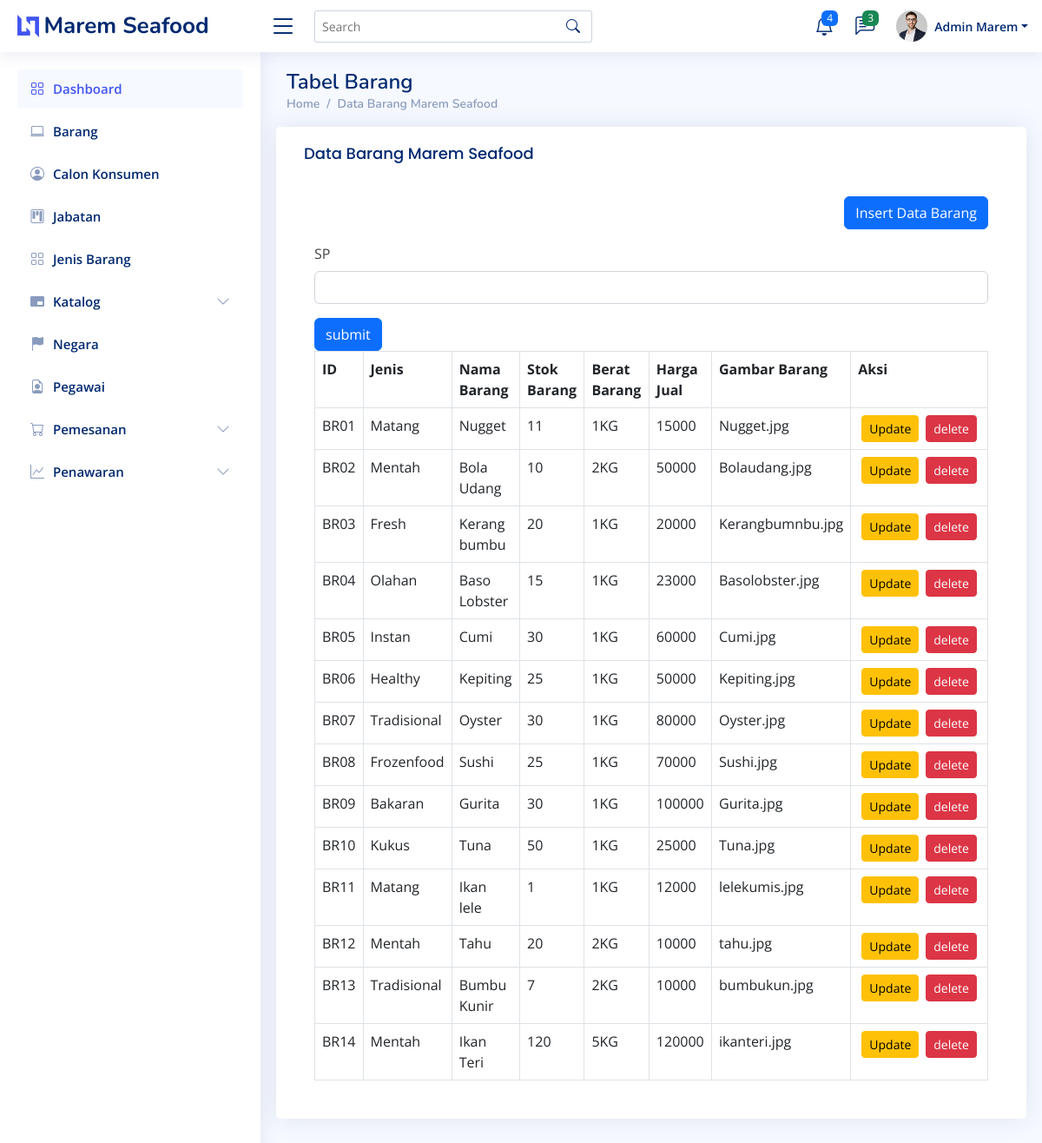
Screenshot of /barang.php with the database file from the repository.
### tables this page shows
CREATE TABLE `barang` (
  `id_barang` char(4) NOT NULL,
  `id_jenis` char(2) DEFAULT NULL,
  `nama_barang` varchar(30) DEFAULT NULL,
  `stok_barang` int(11) DEFAULT NULL,
  `berat_barang` varchar(5) DEFAULT NULL,
  `harga_jual` float DEFAULT NULL,
  `gambar_barang` varchar(100) DEFAULT NULL
);

CREATE TABLE `jenis_barang` (
  `id_jenis` char(2) NOT NULL,
  `nama_jenis` varchar(30) NOT NULL
);

### db.php (called while the page is built, shortened)
<?php
class db
{
    public function __construct()
    {
        $host = "localhost";
        $dbname = "maremseafood";
        $username = "root";
        $password = "";
        $this->db = new PDO("mysql:host={$host};dbname={$dbname}", $username, $password);
    }
}
?>

### barang.php (the view, shortened to what this page needs)
<?php
require_once 'db.php';
class barang extends db
{
    public function show()
    {
        $data = $this->db->prepare("SELECT * FROM barang JOIN jenis_barang ON barang.id_jenis=jenis_barang.id_jenis");
        try
        {
            $data->execute();
            $result = $data->fetchAll();
        }
        catch(PDOException $e)
        {
            print_r($e->getMessage());
            return [];
        }
        return $result;
    }
    public function showjenis()
    {
        $data = $this->db->prepare("SELECT * FROM jenis_barang");
        try
        {
            $data->execute();
            $result = $data->fetchAll();
        }
        catch(PDOException $e)
        {
            print_r($e->getMessage());
        }
        return $result;
    }
}
$data = new barang;
?>
<!DOCTYPE html>
<html lang="en">
<head>
  <link href="vendor/bootstrap/css/bootstrap.min.css" rel="stylesheet">
  <link href="vendor/bootstrap-icons/bootstrap-icons.css" rel="stylesheet">
  <link href="vendor/boxicons/css/boxicons.min.css" rel="stylesheet">
  <link href="vendor/quill/quill.snow.css" rel="stylesheet">
  <link href="vendor/quill/quill.bubble.css" rel="stylesheet">
  <link href="vendor/remixicon/remixicon.css" rel="stylesheet">
  <link href="vendor/simple-datatables/style.css" rel="stylesheet">
  <link href="css/style.css" rel="stylesheet">
</head>
<body>
  <header id="header" class="header fixed-top d-flex align-items-center">
    <div class="d-flex align-items-center justify-content-between">
      <a href="index.html" class="logo d-flex align-items-center">
        <img src="img/logo.png" alt="">
        <span class="d-none d-lg-block">Marem Seafood</span>
      </a>
      <i class="bi bi-list toggle-sidebar-btn"></i>
    </div>
    <div class="search-bar">
      <form class="search-form d-flex align-items-center" method="POST" action="#">
        <input type="text" name="query" placeholder="Search" title="Enter search keyword">
        <button type="submit" title="Search"><i class="bi bi-search"></i></button>
      </form>
    </div>
    <nav class="header-nav ms-auto">
      <ul class="d-flex align-items-center">
        <li class="nav-item dropdown">
          <a class="nav-link nav-icon" href="#" data-bs-toggle="dropdown">
            <i class="bi bi-bell"></i>
            <span class="badge bg-primary badge-number">4</span>
          </a>
        </li>
        <li class="nav-item dropdown">
          <a class="nav-link nav-icon" href="#" data-bs-toggle="dropdown">
            <i class="bi bi-chat-left-text"></i>
            <span class="badge bg-success badge-number">3</span>
          </a>
        </li>
        <li class="nav-item dropdown pe-3">
          <a class="nav-link nav-profile d-flex align-items-center pe-0" href="#" data-bs-toggle="dropdown">
            <img src="img/profile-img.jpg" alt="Profile" class="rounded-circle">
            <span class="d-none d-md-block dropdown-toggle ps-2">Admin Marem</span>
          </a>
        </li>
      </ul>
    </nav>
  </header>
 <aside id="sidebar" class="sidebar">
<ul class="sidebar-nav" id="sidebar-nav">
  <li class="nav-item">
    <a class="nav-link" href="index.php">
      <i class="bi bi-grid"></i>
      <span>Dashboard</span>
    </a>
  </li>
  <li class="nav-item">
    <a class="nav-link collapsed" href="barang.php">
      <i class="bi bi-laptop"></i>
      <span>Barang</span>
    </a>
  </li>
  <li class="nav-item">
    <a class="nav-link collapsed " href="calon-konsumen.php">
      <i class="bi bi-person-circle"></i>
      <span>Calon Konsumen</span>
    </a>
  </li>
  <li class="nav-item">
    <a class="nav-link collapsed" href="jabatan.php">
      <i class="bi bi-kanban"></i>
      <span>Jabatan</span>
    </a>
  </li>
  <li class="nav-item">
    <a class="nav-link collapsed" href="jenis-barang.php">
      <i class="bi bi-grid"></i>
      <span>Jenis Barang</span>
    </a>
  </li>
  <li class="nav-item">
    <a class="nav-link collapsed" data-bs-target="#forms-nav" data-bs-toggle="collapse" href="#">
      <i class="bi bi-pip-fill"></i><span>Katalog</span><i class="bi bi-chevron-down ms-auto"></i>
    </a>
  </li>
  <li class="nav-item">
    <a class="nav-link collapsed" href="negara.php">
      <i class="bi bi-flag-fill"></i>
      <span>Negara</span>
    </a>
  </li>
  <li class="nav-item">
    <a class="nav-link collapsed" href="pegawai.php">
      <i class="bi bi-file-earmark-person "></i>
      <span>Pegawai</span>
    </a>
  </li>
  <li class="nav-item">
    <a class="nav-link collapsed" data-bs-target="#forms-nav" data-bs-toggle="collapse" href="#">
      <i class="bi bi-cart"></i><span>Pemesanan</span><i class="bi bi-chevron-down ms-auto"></i>
    </a>
  </li>
  <li class="nav-item">
    <a class="nav-link collapsed" data-bs-target="#forms-nav" data-bs-toggle="collapse" href="#">
      <i class="bi bi-graph-up"></i><span>Penawaran</span><i class="bi bi-chevron-down ms-auto"></i>
    </a>
  </li>
</ul>
</aside>
  <main id="main" class="main">
    <div class="pagetitle">
      <h1>Tabel Barang</h1>
      <nav>
        <ol class="breadcrumb">
          <li class="breadcrumb-item"><a href="index.php">Home</a></li>
          <li class="breadcrumb-item"><a href="barang.php">Data Barang Marem Seafood</li>
        </ol>
      </nav>
    </div>
    <section class="section dashboard">
      <div class="row">
          <div class="card">
            <div class="card-body">
              <h5 class="card-title">Data Barang Marem Seafood</h5>
              <div class="container-fluid my-4">
<div class="d-flex justify-content-end">
    <a class="btn btn-primary mb-3" data-bs-toggle="modal" data-bs-target="#insert">Insert Data Barang</a>
</div>
    <thead>
                <table class="table table-bordered">
                <tr>
                    <th>ID</th>
                    <th>Jenis</th>
                    <th>Nama Barang</th>
                    <th>Stok Barang</th>
                    <th>Berat Barang</th>
                    <th>Harga Jual</th>
                    <th>Gambar Barang</th>
                    <th>Aksi</th>
                    </tr>
                </thead>
                <tbody>
                <?php foreach ($data->show() as $value): ?>
                 <tr>
                    <td><?= $value['id_barang'] ?></td>
                    <td><?= $value['nama_jenis'] ?></td>
                    <td><?= $value['nama_barang'] ?></td>
                    <td><?= $value['stok_barang'] ?></td>
                    <td><?= $value['berat_barang'] ?></td>
                    <td><?= $value['harga_jual'] ?></td>
                    <td><?= $value['gambar_barang'] ?></td>
                    <td>
                    <div class="d-flex justify-content-center">
                    <button class="btn btn-sm btn-warning mx-1" data-bs-toggle="modal" data-bs-target="#update<?php echo $value['id_barang']; ?>">Update</button>
                    <button class="btn btn-sm btn-danger mx-1" data-bs-toggle="modal" data-bs-target="#delete<?php echo $value['id_barang']; ?>">delete</button>
                 </div>
                        </td>
                         </tr>
                                    <?php endforeach ?>
                </tbody>
                <form method="post">
                  <div class="mb-3">
                    <label for="exampleInputPassword1" class="form-label">SP</label>
                    <input name="sp" type="number" class="form-control" >
                  </div>
                  <input type="submit" name="sp_sub" class="btn btn-primary" value="submit">
                </form>
</body>
</html>

### css/style.css (style rules this page uses)
:root { scroll-behavior: smooth; }
body { font-family: "Open Sans", sans-serif; background: #f6f9ff; color: #444444; }
a { color: #4154f1; text-decoration: none; }
h1, h2, h3, h4, h5, h6 { font-family: "Nunito", sans-serif; }
#main { margin-top: 60px; padding: 20px 30px; transition: all 0.3s; }
.pagetitle { margin-bottom: 10px; }
.pagetitle h1 { font-size: 24px; margin-bottom: 0; font-weight: 600; color: #012970; }
.card { margin-bottom: 30px; border: none; border-radius: 5px; box-shadow: 0px 0 30px rgba(1, 41, 112, 0.1); }
.card-title { padding: 20px 0 15px 0; font-size: 18px; font-weight: 500; color: #012970; font-family: "Poppins", sans-serif; }
.card-body { padding: 0 20px 20px 20px; }
.breadcrumb { font-size: 14px; font-family: "Nunito", sans-serif; color: #899bbd; font-weight: 600; }
.breadcrumb a { color: #899bbd; transition: 0.3s; }
.breadcrumb .breadcrumb-item::before { color: #899bbd; }
.logo { line-height: 1; }
@media (min-width: 1200px) { .logo { width: 280px; } }
.logo img { max-height: 26px; margin-right: 6px; }
.logo span { font-size: 26px; font-weight: 700; color: #012970; font-family: "Nunito", sans-serif; }
.header { transition: all 0.5s; z-index: 997; height: 60px; box-shadow: 0px 2px 20px rgba(1, 41, 112, 0.1); background-color: #fff; padding-left: 20px; }
.header .toggle-sidebar-btn { font-size: 32px; padding-left: 10px; cursor: pointer; color: #012970; }
.header .search-bar { min-width: 360px; padding: 0 20px; }
.header .search-form { width: 100%; }
.header .search-form input { border: 0; font-size: 14px; color: #012970; border: 1px solid rgba(1, 41, 112, 0.2); padding: 7px 38px 7px 8px; border-radius: 3px; transition: 0.3s; width: 100%; }
.header .search-form button { border: 0; padding: 0; margin-left: -30px; background: none; }
.header .search-form button i { color: #012970; }
.header-nav ul { list-style: none; }
.header-nav>ul { margin: 0; padding: 0; }
.header-nav .nav-icon { font-size: 22px; color: #012970; margin-right: 25px; position: relative; }
.header-nav .nav-profile { color: #012970; }
.header-nav .nav-profile img { max-height: 36px; }
.header-nav .nav-profile span { font-size: 14px; font-weight: 600; }
.header-nav .badge-number { position: absolute; inset: -2px -5px auto auto; font-weight: normal; font-size: 12px; padding: 3px 6px; }
.sidebar { position: fixed; top: 60px; left: 0; bottom: 0; width: 300px; z-index: 996; transition: all 0.3s; padding: 20px; overflow-y: auto; scrollbar-width: thin; scrollbar-color: #aab7cf transparent; box-shadow: 0px 0px 20px rgba(1, 41, 112, 0.1); background-color: #fff; }
@media (min-width: 1200px) { #main, #footer { margin-left: 300px; } }
.sidebar-nav { padding: 0; margin: 0; list-style: none; }
.sidebar-nav li { padding: 0; margin: 0; list-style: none; }
.sidebar-nav .nav-item { margin-bottom: 5px; }
.sidebar-nav .nav-link { display: flex; align-items: center; font-size: 15px; font-weight: 600; color: #4154f1; transition: 0.3; background: #f6f9ff; padding: 10px 15px; border-radius: 4px; }
.sidebar-nav .nav-link i { font-size: 16px; margin-right: 10px; color: #4154f1; }
.sidebar-nav .nav-link.collapsed { color: #012970; background: #fff; }
.sidebar-nav .nav-link.collapsed i { color: #899bbd; }
.sidebar-nav .nav-link .bi-chevron-down { margin-right: 0; transition: transform 0.2s ease-in-out; }

### rows the page displays
barang: id_barang "BR01", id_jenis.nama_jenis "Matang", nama_barang "Nugget", stok_barang "11", berat_barang "1KG", harga_jual "15000", gambar_barang "Nugget.jpg"
barang: id_barang "BR02", id_jenis.nama_jenis "Mentah", nama_barang "Bola Udang", stok_barang "10", berat_barang "2KG", harga_jual "50000", gambar_barang "Bolaudang.jpg"
barang: id_barang "BR03", id_jenis.nama_jenis "Fresh", nama_barang "Kerang bumbu", stok_barang "20", berat_barang "1KG", harga_jual "20000", gambar_barang "Kerangbumnbu.jpg"
barang: id_barang "BR04", id_jenis.nama_jenis "Olahan", nama_barang "Baso Lobster", stok_barang "15", berat_barang "1KG", harga_jual "23000", gambar_barang "Basolobster.jpg"
barang: id_barang "BR05", id_jenis.nama_jenis "Instan", nama_barang "Cumi", stok_barang "30", berat_barang "1KG", harga_jual "60000", gambar_barang "Cumi.jpg"
barang: id_barang "BR06", id_jenis.nama_jenis "Healthy", nama_barang "Kepiting", stok_barang "25", berat_barang "1KG", harga_jual "50000", gambar_barang "Kepiting.jpg"
barang: id_barang "BR07", id_jenis.nama_jenis "Tradisional", nama_barang "Oyster", stok_barang "30", berat_barang "1KG", harga_jual "80000", gambar_barang "Oyster.jpg"
barang: id_barang "BR08", id_jenis.nama_jenis "Frozenfood", nama_barang "Sushi", stok_barang "25", berat_barang "1KG", harga_jual "70000", gambar_barang "Sushi.jpg"
barang: id_barang "BR09", id_jenis.nama_jenis "Bakaran", nama_barang "Gurita", stok_barang "30", berat_barang "1KG", harga_jual "100000", gambar_barang "Gurita.jpg"
barang: id_barang "BR10", id_jenis.nama_jenis "Kukus", nama_barang "Tuna", stok_barang "50", berat_barang "1KG", harga_jual "25000", gambar_barang "Tuna.jpg"
barang: id_barang "BR11", id_jenis.nama_jenis "Matang", nama_barang "Ikan lele", stok_barang "1", berat_barang "1KG", harga_jual "12000", gambar_barang "lelekumis.jpg"
barang: id_barang "BR12", id_jenis.nama_jenis "Mentah", nama_barang "Tahu", stok_barang "20", berat_barang "2KG", harga_jual "10000", gambar_barang "tahu.jpg"
barang: id_barang "BR13", id_jenis.nama_jenis "Tradisional", nama_barang "Bumbu Kunir", stok_barang "7", berat_barang "2KG", harga_jual "10000", gambar_barang "bumbukun.jpg"
barang: id_barang "BR14", id_jenis.nama_jenis "Mentah", nama_barang "Ikan Teri", stok_barang "120", berat_barang "5KG", harga_jual "120000", gambar_barang "ikanteri.jpg"
